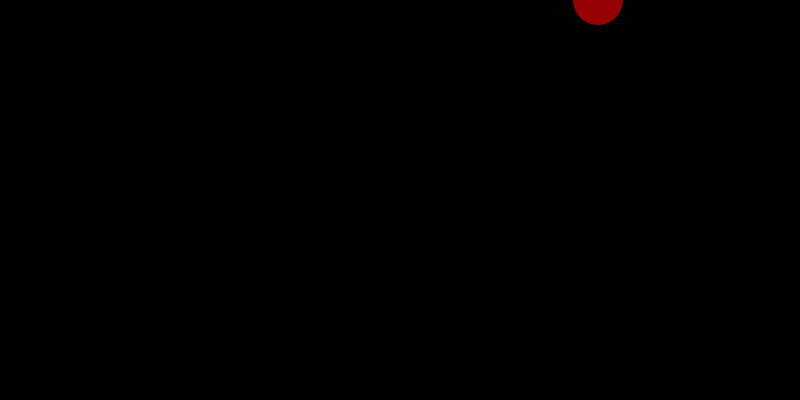
Frame 1 (no input)
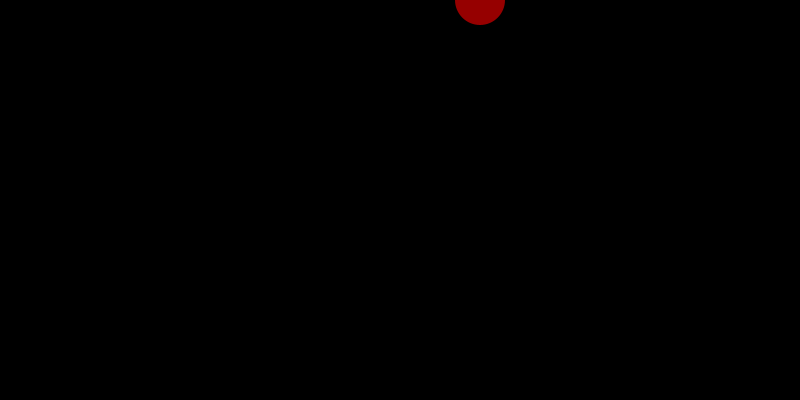
Frame 60 (the mouse pressed at the canvas centre just before this capture)
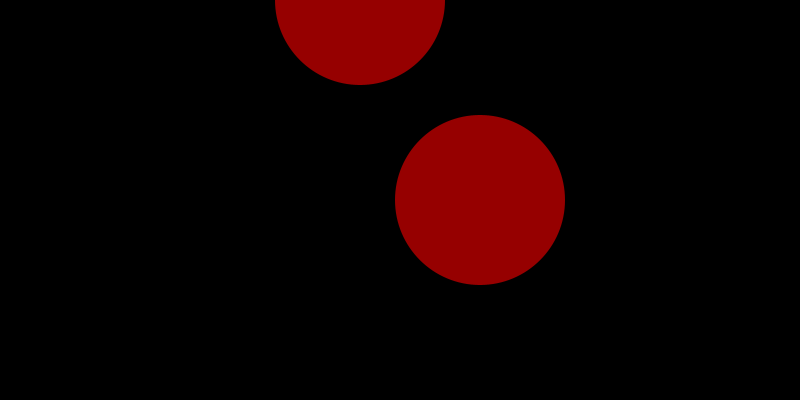
Frame 120 (the mouse held since frame 60 and released just before this capture)

The Processing sketch that drew these frames (run headless with seeded random() and noise(); from frame 60 on, the mouse is pressed at the canvas centre):

// Processing sketch: processing_110751
// ── processing_110751.pde

final static ArrayList<Circulo> circs = new ArrayList();

void setup() {
  size(800, 400);
  smooth();
  noStroke();
  mousePressed();
}

void draw() {
  background(0);
  for (Circulo b: circs)   b.update();
}

void mousePressed() {
  circs.add( new Circulo(600, mouseY, 2, 50) );
  
}





/* DEFINE A CLASSE CÍRCULO*/
class Circulo {
  float xpos, speed, ypos, tamanho;
  
  Circulo(float x, float y, float s, float t) {
    xpos = x;
    ypos = y;
    speed = s;
    tamanho = t;
  }
  
  //método update
  void update() {
    xpos -= speed;  
       
    if (mousePressed) {
      tamanho += 2;
    }
    else {
      tamanho = 50;
    }
       
    fill(255,0,0,150);
    ellipse(xpos, ypos, tamanho, tamanho);
  }
  
  
}
